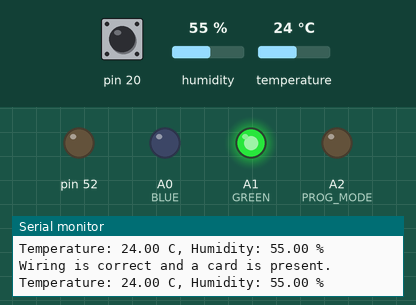
Simulated run of this sketch. Board: Arduino Mega 2560, built with avr-gcc and run on an emulated ATmega2560. Parts: output pins drawn as LEDs (lit = HIGH), the last lines printed to the serial monitor. Wiring (inferred from the names in the program): HTU21/Si7021 sensor at I2C address 0x40. The test bench sets the inputs (shaded band); at power-on: pin 20 HIGH, humidity 55 %, temperature 24 °C. Pins used as bus, display or sensor lines are not drawn.

Above: at 1.3 s.
1.4 s: pin 20 pulled LOW for 0.65 s
At 2.6 s:
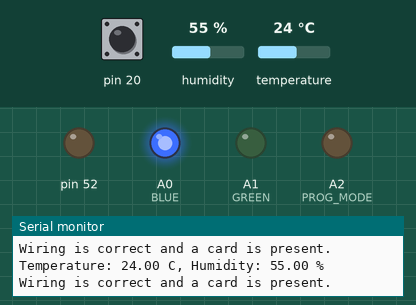
3.5 s: pin 20 pulled LOW for 1 s
At 4.9 s:
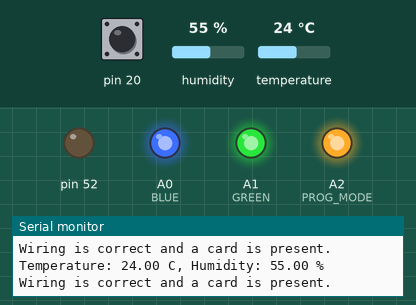
10.7 s: pin 20 pulled LOW for 3.2 s
At 11.6 s:
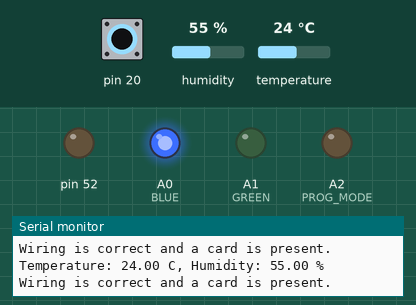
Timing chart, 0 to 13.7 s (numbered marks = the images above; inputs shaded):
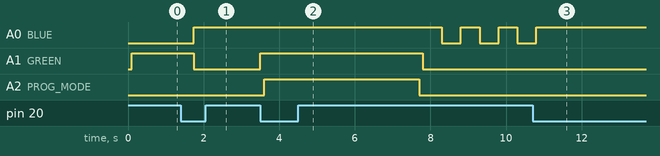

The sketch:

SmartCitizenDVK.ino
```cpp
#include "SCDVK.h"
#include <Wire.h>
#include <SPI.h>
#include <SD.h>
#include "Constants.h"

SCDVK DVK;

void setup()
{
  DVK.begin();
}

void loop() // run over and over
{
  DVK.execute();
}
```

Constants.h
```cpp
/*

ARDUINO ports definitions - GPIOS and ADCs

*/

#define RESET 8         //LDR
#define MUX   2         //LDR
#define PROG_MODE A2
#define BLUE A0
#define GREEN A1
#define MMC_CS 10
#define RTX_CS 9
#define POWER 6
#define SELECT_MODE_1 7
#define SELECT_MODE_2 3

#define SHT21_ADDRESS        0x40    // Direction of the sht21
```

SCDVK.cpp
```cpp
#include "Constants.h"
#include "SCDVK.h"
#include <Wire.h>
#include <SPI.h>
#include <SD.h>

#define debug true

int firmware_mode = 0;
int operation_mode = 0;

unsigned long timeisr1 = 0;

void ISR1()
  {
   if ((millis()-timeisr1)>1000)
     {
       timeisr1 = millis();
       if (operation_mode<1)operation_mode++;
       else operation_mode=0;
     }
  }

unsigned long timeisr2 = 0;

void ISR2()
  {
   if ((millis()-timeisr2)>1000)
     {
       timeisr2 = millis();
       if ((operation_mode>1)&&(operation_mode<3)) operation_mode++;
       else operation_mode=2;
     }
  }

void SCDVK::begin() {
  pinMode(RESET, OUTPUT);
  digitalWrite(RESET, LOW); //RESET ON
  delay(100);
  digitalWrite(RESET, HIGH); //RESET OFF
  pinMode(MUX, OUTPUT);
  digitalWrite(MUX, LOW); //NORMAL MODE
  pinMode(PROG_MODE, OUTPUT);
  digitalWrite(PROG_MODE, LOW); //PROG_MODE OFF
  pinMode(GREEN, OUTPUT);
  digitalWrite(GREEN, HIGH); //GREEN ON
  pinMode(BLUE, OUTPUT);
  digitalWrite(BLUE, LOW); //BLUE OFF
  pinMode(MMC_CS, OUTPUT);
  pinMode(52, OUTPUT);
  digitalWrite(MMC_CS, LOW); //SPI MMC NO SELECT
  pinMode(RTX_CS, OUTPUT);
  digitalWrite(RTX_CS, LOW); //SPI RTX NO SELECT
  pinMode(POWER, OUTPUT);
  digitalWrite(POWER, HIGH); //ENABLE POWER RTX
  pinMode(SELECT_MODE_1, INPUT);
  pinMode(SELECT_MODE_2, INPUT);
  Serial.begin(9600);
  Serial1.begin(9600);
  Wire.begin();
  attachInterrupt(SELECT_MODE_1, ISR1, FALLING) ;
  attachInterrupt(SELECT_MODE_2, ISR2, FALLING) ;
}


void SCDVK::disable_all()
  {
    Serial1.end();
    digitalWrite(MUX, HIGH); //PROGRAM MODE
    digitalWrite(SCK, LOW); //BLUE OFF
    digitalWrite(MISO, LOW); //BLUE OFF
    digitalWrite(MOSI, LOW); //BLUE OFF
  }

void SCDVK::enable_all() //Provisional function
  {
    Serial.begin(115200);
    Serial1.begin(115200);
  }

void SCDVK::bootloader_flash()
  {
    disable_all();
    digitalWrite(RESET, LOW); //RESET OFF
    digitalWrite(GREEN, HIGH); //GREEN LED ON
    digitalWrite(BLUE, HIGH); //BLUE LED ON
    digitalWrite(POWER, LOW); //DISABLE POWER RTX
    delay(100);
    digitalWrite(PROG_MODE, HIGH);
    digitalWrite(RESET, HIGH); //RESET OFF
    delay(100);
    digitalWrite(POWER, HIGH);//ENABLE POWER RTX
    enable_all();
    delay(4000);
    digitalWrite(PROG_MODE, LOW);
    delay(100);
    digitalWrite(GREEN, LOW); //GREEN LED ON
    while (operation_mode==3)
      {
        blink_led_blue(500);
        echo();
      }
  }

void SCDVK::firmware_flash()
  {
     digitalWrite(RESET, LOW); //RESET
     delay(100);
     digitalWrite(RESET, HIGH); //RESET OFF
     digitalWrite(MUX, HIGH); //PROGRAM MODE
     Serial.begin(115200);
     Serial1.begin(115200);
     digitalWrite(GREEN, LOW); //GREEN LED OFF
     digitalWrite(BLUE, HIGH); //BLUE LED ON
     delay(500);
     while (operation_mode==2)
      {
        echo();
      }
  }

void SCDVK::terminal_mode()
  {
    digitalWrite(MUX, LOW); //NORMAL MODE
    Serial.begin(9600);
    Serial1.begin(9600);
    digitalWrite(GREEN, HIGH); //GREEN LED ON
    digitalWrite(BLUE, LOW); //BLUE LED OFF
    delay(500);
    while (operation_mode==1)
      {
        blink_led_green(500);
        echo();
      }
  }

void SCDVK::normal_mode()
  {
    Serial.begin(9600);
    Serial1.begin(9600);
    digitalWrite(GREEN, HIGH); //GREEN LED ON
    digitalWrite(BLUE, LOW); //GREEN LED ON
    while (operation_mode==0)
      {
        main();
      }
  }

boolean ledStateblue = LOW;
unsigned long previousMillisblue = 0;

void SCDVK::blink_led_blue(unsigned long interval)
  {
    unsigned long currentMillisblue = millis();

    if(currentMillisblue - previousMillisblue >= interval) {
      // save the last time you blinked the LED
      previousMillisblue = currentMillisblue;

      // if the LED is off turn it on and vice-versa:
      if (ledStateblue == LOW)
        ledStateblue = HIGH;
      else
        ledStateblue = LOW;

      // set the LED with the ledState of the variable:
      digitalWrite(BLUE, ledStateblue);
    }
  }

boolean ledStategreen = LOW;
unsigned long previousMillisgreen = 0;

void SCDVK::blink_led_green(unsigned long interval)
  {
    unsigned long currentMillisgreen = millis();

    if(currentMillisgreen - previousMillisgreen >= interval) {
      // save the last time you blinked the LED
      previousMillisgreen = currentMillisgreen;

      // if the LED is off turn it on and vice-versa:
      if (ledStategreen == LOW)
        ledStategreen = HIGH;
      else
        ledStategreen = LOW;

      // set the LED with the ledState of the variable:
      digitalWrite(GREEN, ledStategreen);
    }
  }

uint16_t SCDVK::readSHT21(uint8_t type){
      uint16_t DATA = 0;
      Wire.beginTransmission(SHT21_ADDRESS);
      Wire.write(type);
      Wire.endTransmission();
      Wire.requestFrom(SHT21_ADDRESS,2);
      unsigned long time = millis();
      while (!Wire.available()) if ((millis() - time)>500) return 0x00;
      DATA = Wire.read()<<8;
      while (!Wire.available());
      DATA = (DATA|Wire.read());
      DATA &= ~0x0003;
      return DATA;
  }

uint32_t lastHumidity;
uint32_t lastTemperature;

float SCDVK::getTemperature()
 {
  return  (-46.85 + ((175.72 * (float)readSHT21(0xE3)) / 65536.0) );
 }

float SCDVK::getHumidity()
 {
   return  (-6.0 + ((125.0  * (float)readSHT21(0xE5)) / 65536.0));
 }

// set up variables using the SD utility library functions:
Sd2Card card;

void SCDVK::check_MMC()
  {
      // we'll use the initialization code from the utility libraries
      // since we're just testing if the card is working!
      if (!card.init(SPI_QUARTER_SPEED, MMC_CS)) {
        Serial.println("initialization failed. Things to check:");
        Serial.println("* is a card is inserted?");
        Serial.println("* Is your wiring correct?");
        Serial.println("* did you change the chipSelect pin to match your shield or module?");
        return;
      } else {
        Serial.println("Wiring is correct and a card is present.");
      }
  }

void SCDVK::echo()
  {
      if (Serial.available())
          Serial1.write(Serial.read());
      if (Serial1.available())
        Serial.write(Serial1.read());
  }

void SCDVK::execute()
  {
      switch (operation_mode) {
      case 0:
        normal_mode();
        break;
      case 1:
        terminal_mode();
        break;
      case 2:
        firmware_flash();
        break;
      case 3:
        bootloader_flash();
        break;
    }
 }

 void SCDVK::main()
  {
    Serial.print("Temperature: ");
    Serial.print(getTemperature());
    Serial.print(" C, Humidity: ");
    Serial.print(getHumidity());
    Serial.println(" %");
    delay(500);
    check_MMC();
  }
```

SCDVK.h
```cpp
#ifndef __SCDVK_H__
#define __SCDVK_H__

#include <Arduino.h>

class SCDVK {
public:
    void begin();
    void disable_all();
    void enable_all();
    void bootloader_flash();
    void firmware_flash();
    void terminal_mode();
    void normal_mode();
    void blink_led_blue(unsigned long interval);
    void blink_led_green(unsigned long interval);
    uint16_t readSHT21(uint8_t type);
    float getTemperature();
    float getHumidity();
    void check_MMC();
    void execute();
    void echo();
    void main();
private:

};
#endif
```

Measured:
- after the input at 1.4 s, A0 (BLUE): LOW → HIGH after 0.34 s; A1 (GREEN): HIGH → LOW after 0.34 s
- after the input at 3.5 s, A0 (BLUE): alternates HIGH for 0.50 s and LOW for 0.50 s, starting after 4.8 s; A1 (GREEN): LOW → HIGH at once, → LOW 4.3 s later; A2 (PROG_MODE): LOW → HIGH after 0.10 s, → LOW 4.1 s later
- after the input at 10.7 s, A0 (BLUE): goes on until 10.8 s, then stays HIGH
